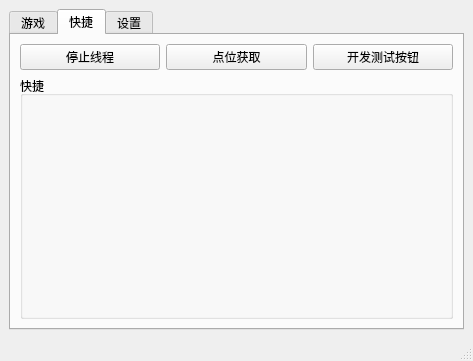
<?xml version="1.0" encoding="UTF-8"?>
<ui version="4.0">
 <class>MainWindow</class>
 <widget class="QMainWindow" name="MainWindow">
  <property name="geometry">
   <rect>
    <x>0</x>
    <y>0</y>
    <width>473</width>
    <height>361</height>
   </rect>
  </property>
  <property name="windowTitle">
   <string>MainWindow</string>
  </property>
  <widget class="QWidget" name="centralwidget">
   <layout class="QVBoxLayout" name="verticalLayout_2">
    <item>
     <widget class="QTabWidget" name="tabWidget">
      <property name="currentIndex">
       <number>1</number>
      </property>
      <widget class="QWidget" name="web_tab">
       <attribute name="title">
        <string>游戏</string>
       </attribute>
       <layout class="QVBoxLayout" name="verticalLayout">
        <item>
         <layout class="QVBoxLayout" name="web_layout"/>
        </item>
       </layout>
      </widget>
      <widget class="QWidget" name="quick_tab">
       <attribute name="title">
        <string>快捷</string>
       </attribute>
       <layout class="QVBoxLayout" name="verticalLayout_5">
        <item>
         <layout class="QHBoxLayout" name="horizontalLayout">
          <item>
           <widget class="QPushButton" name="thread_stop_btn">
            <property name="text">
             <string>停止线程</string>
            </property>
           </widget>
          </item>
          <item>
           <widget class="QPushButton" name="point_win_btn">
            <property name="text">
             <string>点位获取</string>
            </property>
           </widget>
          </item>
          <item>
           <widget class="QPushButton" name="test_btn">
            <property name="text">
             <string>开发测试按钮</string>
            </property>
           </widget>
          </item>
         </layout>
        </item>
        <item>
         <widget class="QGroupBox" name="quick_box">
          <property name="title">
           <string>快捷</string>
          </property>
          <layout class="QFormLayout" name="formLayout">
           <item row="0" column="0">
            <layout class="QFormLayout" name="quick_box_main"/>
           </item>
          </layout>
         </widget>
        </item>
       </layout>
      </widget>
      <widget class="QWidget" name="setting_tab">
       <attribute name="title">
        <string>设置</string>
       </attribute>
       <layout class="QVBoxLayout" name="verticalLayout_3">
        <item>
         <widget class="QGroupBox" name="groupBox">
          <property name="title">
           <string>GroupBox</string>
          </property>
          <layout class="QHBoxLayout" name="horizontalLayout_3">
           <item>
            <widget class="QComboBox" name="quick_combo"/>
           </item>
           <item>
            <widget class="QPushButton" name="quick_combo_load">
             <property name="text">
              <string>读取</string>
             </property>
            </widget>
           </item>
           <item>
            <widget class="QPushButton" name="quick_combo_add">
             <property name="text">
              <string>增加</string>
             </property>
            </widget>
           </item>
           <item>
            <widget class="QPushButton" name="quick_combo_refresh">
             <property name="text">
              <string>刷新</string>
             </property>
            </widget>
           </item>
          </layout>
         </widget>
        </item>
        <item>
         <widget class="QGroupBox" name="groupBox_2">
          <property name="title">
           <string>GroupBox</string>
          </property>
          <layout class="QVBoxLayout" name="verticalLayout_4">
           <item>
            <widget class="QTableView" name="quick_table"/>
           </item>
           <item>
            <layout class="QHBoxLayout" name="horizontalLayout_2">
             <item>
              <widget class="QPushButton" name="table_row_save">
               <property name="text">
                <string>保存</string>
               </property>
              </widget>
             </item>
             <item>
              <widget class="QPushButton" name="table_row_add">
               <property name="text">
                <string>增加</string>
               </property>
              </widget>
             </item>
             <item>
              <widget class="QPushButton" name="table_row_del">
               <property name="text">
                <string>删除</string>
               </property>
              </widget>
             </item>
            </layout>
           </item>
          </layout>
         </widget>
        </item>
       </layout>
      </widget>
     </widget>
    </item>
   </layout>
  </widget>
  <widget class="QMenuBar" name="menubar">
   <property name="geometry">
    <rect>
     <x>0</x>
     <y>0</y>
     <width>473</width>
     <height>18</height>
    </rect>
   </property>
  </widget>
  <widget class="QStatusBar" name="statusbar"/>
 </widget>
 <resources/>
 <connections/>
</ui>
